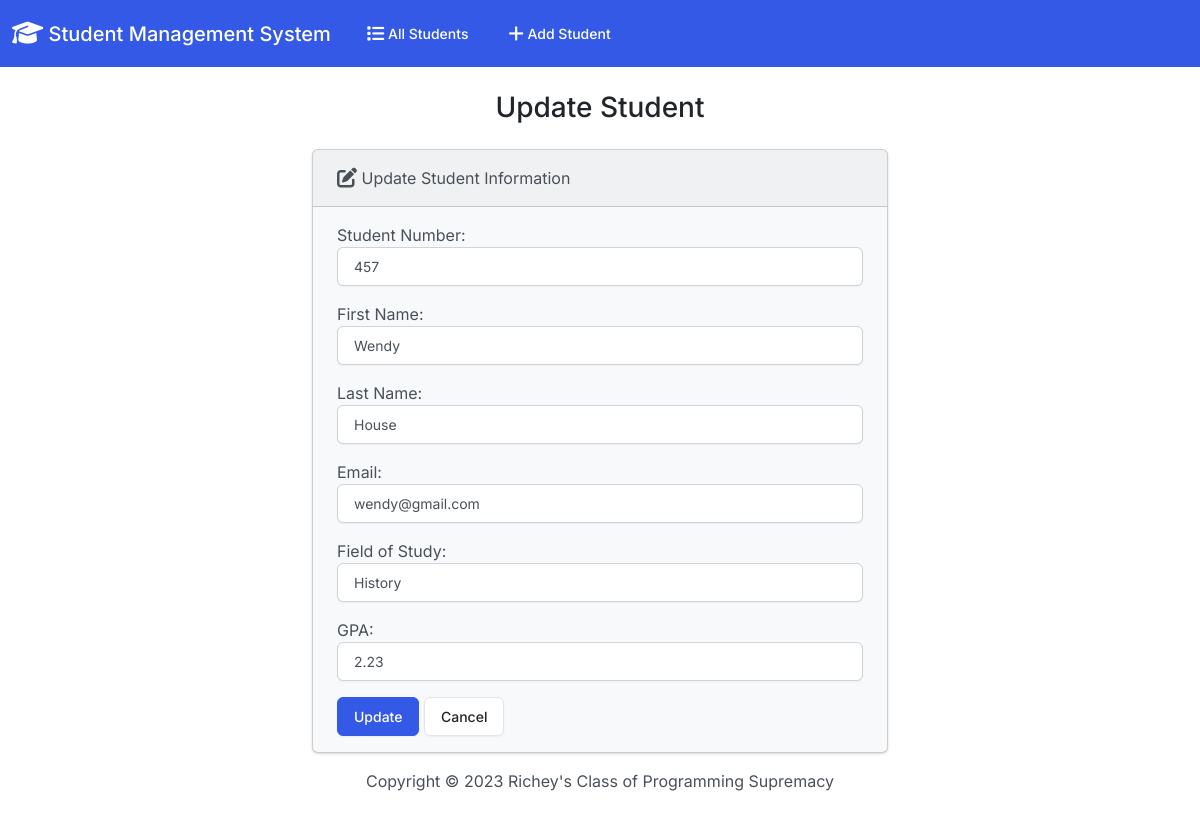
The app's page /edit/3, older data.
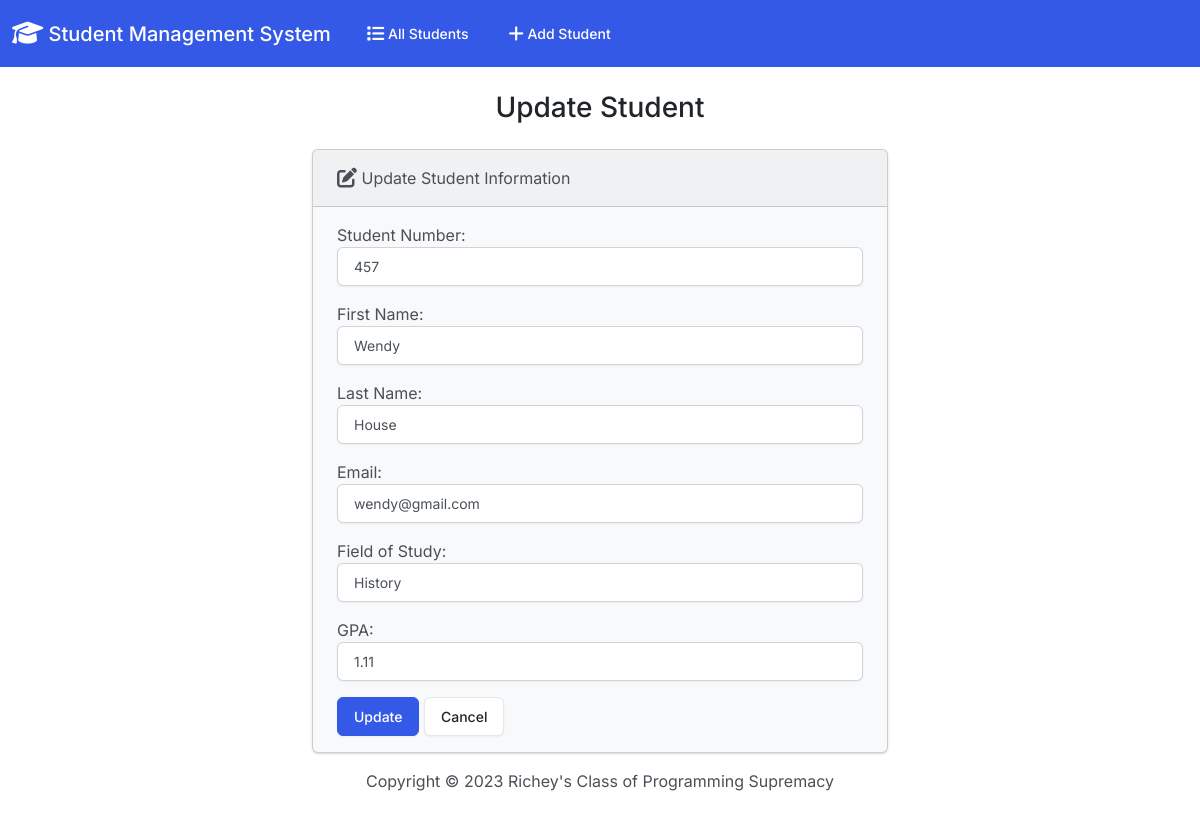
The same page, newer data.
### students/models.py (models this page shows, shortened)
class Student(models.Model):
    student_number = models.PositiveIntegerField()
    first_name = models.CharField(max_length=50)
    last_name = models.CharField(max_length=50)
    email = models.EmailField(max_length=100)
    field_of_study = models.CharField(max_length=50)
    gpa = models.FloatField()

### students/views.py (the view)
# urls.py: path('edit/<int:id>', views.edit, name='edit'),
def edit(request, id):
    if request.method == "POST":
        student = Student.objects.get(pk=id)
        form = StudentForm(request.POST, instance=student)
        if form.is_valid():
            form.save()
            return render(
                request, "students/edit.html", {"form": form, "success": True}
            )
    else:
        student = Student.objects.get(pk=id)
        form = StudentForm(instance=student)
    return render(request, "students/edit.html", {"form": form})

### students/forms.py
class StudentForm(forms.ModelForm):
    class Meta:
        model = Student
        fields = [
            "student_number",
            "first_name",
            "last_name",
            "email",
            "field_of_study",
            "gpa",
        ]
        labels = {
            "student_number": "Student Number",
            "first_name": "First Name",
            "last_name": "Last Name",
            "email": "Email",
            "field_of_study": "Field of Study",
            "gpa": "GPA",
        }
        widgets = {
            "student_number": forms.NumberInput(attrs={"class": "form-control"}),
            "first_name": forms.TextInput(attrs={"class": "form-control"}),
            "last_name": forms.TextInput(attrs={"class": "form-control"}),
            "email": forms.EmailInput(attrs={"class": "form-control"}),
            "field_of_study": forms.TextInput(attrs={"class": "form-control"}),
            "gpa": forms.NumberInput(attrs={"class": "form-control"}),
        }

### students/templates/students/edit.html (shortened to what this page needs)
{% extends "students/base.html" %}
{% block body %}
    <h3 class="text-center m-4">Update Student</h3>
    {% if success %}
        <div class="alert alert-success" role="alert">
            The student information was changed successfully.
            <a href="{% url 'index' %}" class="alert-link">Go to Home Page</a>
        </div>
    {% else %}
    <div class="row justify-content-center">
        <div class="col-6">
            <div class="card bg-light mb-3">
                <div class="card-header">
                    <i class="fa-solid fa-pen-to-square fa-lg"></i> Update Student Information
                </div>
                <div class="card-body">
                    <form action="" method="POST">
                        {{ form.as_p }}
                        <button type="submit" class="btn btn-primary">Update</button>
                        <a href="{% url 'index' %}" class="btn btn-secondary">Cancel</a>
                    </form>
                </div>
              </div>
        </div>
    </div>
    {% endif %}
{% endblock %}

Row changes from the older to the newer data that the page shows:
changed Student "Wendy": gpa "2.23" → "1.11"
